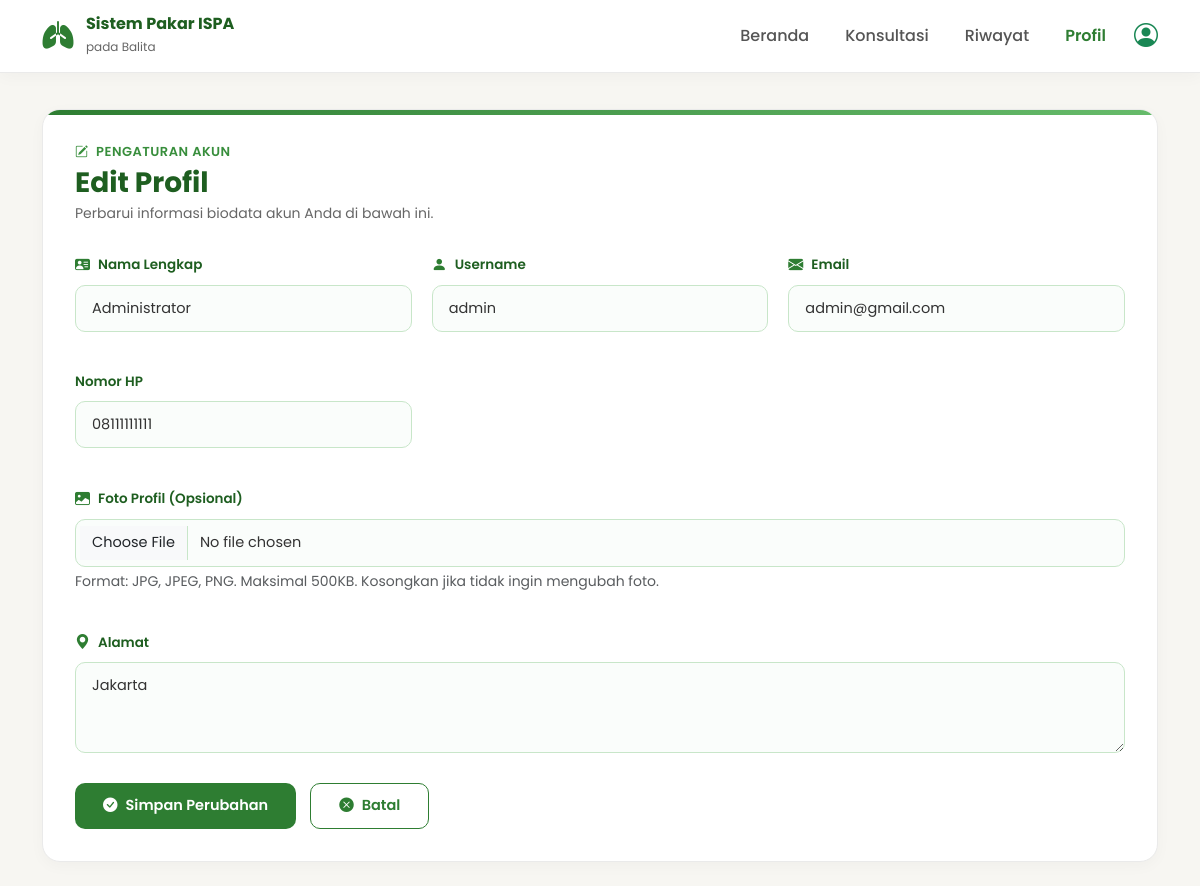
/user/edit_profil.php (signed in), run on the app's committed database.
### tables this page shows
CREATE TABLE `tb_user` (
  `id_user` int(11) NOT NULL,
  `nama_lengkap` varchar(100) NOT NULL,
  `username` varchar(50) NOT NULL,
  `email` varchar(100) NOT NULL,
  `password` varchar(255) NOT NULL,
  `no_hp` varchar(20) DEFAULT NULL,
  `alamat` text DEFAULT NULL,
  `foto` varchar(255) DEFAULT 'default.png',
  `role` enum('admin','user') DEFAULT 'user',
  `created_at` timestamp NOT NULL DEFAULT current_timestamp()
);

### user/edit_profil.php (the view, shortened to what this page needs)
<?php
require_once "../config/koneksi.php";
$idUser = $_SESSION['id_user'] ?? null;
$stmt = mysqli_prepare($conn, "SELECT * FROM tb_user WHERE id_user = ? LIMIT 1");
mysqli_stmt_bind_param($stmt, "i", $idUser);
mysqli_stmt_execute($stmt);
$queryUser = mysqli_stmt_get_result($stmt);
$user = mysqli_fetch_assoc($queryUser);
?>
<!DOCTYPE html>
<html lang="id">
<head>
    <link href="https://cdn.jsdelivr.net/npm/bootstrap@5.3.3/dist/css/bootstrap.min.css" rel="stylesheet">
    <link href="https://cdn.jsdelivr.net/npm/bootstrap-icons@1.11.3/font/bootstrap-icons.min.css" rel="stylesheet">
</head>
<body>
    <nav class="navbar navbar-expand-lg navbar-custom fixed-top">
        <div class="container">
            <a href="dashboard.php" class="navbar-brand-custom">
                <i class="bi bi-lungs-fill"></i>
                <div class="brand-text">
                    <strong>Sistem Pakar ISPA</strong>
                    <small>pada Balita</small>
                </div>
            </a>
            <div class="collapse navbar-collapse" id="navbarNav">
                <ul class="navbar-nav ms-auto align-items-lg-center gap-1 my-2 my-lg-0">
                    <li class="nav-item"><a class="nav-link" href="dashboard.php">Beranda</a></li>
                    <li class="nav-item"><a class="nav-link" href="konsultasi.php">Konsultasi</a></li>
                    <li class="nav-item"><a class="nav-link" href="riwayat.php">Riwayat</a></li>
                    <li class="nav-item"><a class="nav-link active" href="profil.php">Profil</a></li>
                    <li class="nav-item d-none d-lg-block ms-2">
                        <a href="profil.php">
                            <?php if (!empty($user['foto']) && file_exists("../assets/img/" . $user['foto'])) : ?>
                                <img src="../assets/img/<?= htmlspecialchars($user['foto']); ?>" alt="Foto Profil" class="profile-avatar-nav">
                            <?php else : ?>
                                <i class="bi bi-person-circle fs-4 text-success"></i>
                            <?php endif; ?>
                        </a>
                    </li>
                </ul>
            </div>
        </div>
    </nav>
    <main class="container my-4">
        <div class="card-custom">
            <div class="info-header">
                <span class="sub-title"><i class="bi bi-pencil-square me-1"></i> Pengaturan Akun</span>
                <h2>Edit Profil</h2>
                <p>Perbarui informasi biodata akun Anda di bawah ini.</p>
            </div>
            <form action="../proses/update_profil.php" method="POST" enctype="multipart/form-data">
                <div class="form-grid">
                    <div class="form-group">
                        <label><i class="bi bi-person-vcard-fill"></i> Nama Lengkap</label>
                        <input type="text" name="nama_lengkap" class="form-control" value="<?= htmlspecialchars($user['nama_lengkap']); ?>" required>
                    </div>
                    <div class="form-group">
                        <label><i class="bi bi-person-fill"></i> Username</label>
                        <input type="text" name="username" class="form-control" value="<?= htmlspecialchars($user['username']); ?>" required>
                    </div>
                    <div class="form-group">
                        <label><i class="bi bi-envelope-fill"></i> Email</label>
                        <input type="email" name="email" class="form-control" value="<?= htmlspecialchars($user['email']); ?>" required>
                    </div>
                    <div class="form-group">
                        <label for="no_hp">Nomor HP</label>
                        <input
                            type="tel"
                            name="no_hp"
                            id="no_hp"
                            class="form-control"
                            value="<?= htmlspecialchars($user['no_hp']); ?>"
                            pattern="[0-9]+"
                            inputmode="numeric"
                            oninput="this.value = this.value.replace(/[^0-9]/g, '')"
                            placeholder="Contoh: 08123456789"
                            required>
                    </div>
                    <div class="form-group full-width">
                        <label><i class="bi bi-image-fill"></i> Foto Profil (Opsional)</label>
                        <input type="file" name="foto" class="form-control" accept="image/png, image/jpeg, image/jpg">
                        <small class="text-muted d-block mt-1">Format: JPG, JPEG, PNG. Maksimal 500KB. Kosongkan jika tidak ingin mengubah foto.</small>
                    </div>
                    <div class="form-group full-width">
                        <label><i class="bi bi-geo-alt-fill"></i> Alamat</label>
                        <textarea name="alamat" rows="3" class="form-control"><?= htmlspecialchars($user['alamat'] ?? ''); ?></textarea>
                    </div>
                </div>
                <div class="button-group">
                    <button type="submit" class="btn-action-primary">
                        <i class="bi bi-check-circle-fill"></i> Simpan Perubahan
                    </button>
                    <a href="profil.php" class="btn-action-outline">
                        <i class="bi bi-x-circle-fill"></i> Batal
                    </a>
                </div>
            </form>
        </div>
    </main>
</body>
</html>

### user/edit_profil.php (style rules this page uses)
* { margin: 0; padding: 0; box-sizing: border-box; font-family: 'Poppins', sans-serif; }
body { background: #F7F6F2; color: #1E5E20; padding-top: 85px; }
.navbar-custom { background: #FFFFFF; padding: 12px 0; border-bottom: 1px solid #EAEAEA; box-shadow: 0 4px 15px rgba(0, 0, 0, 0.03); }
.navbar-brand-custom { display: flex; align-items: center; gap: 12px; text-decoration: none; color: #1E5E20; }
.navbar-brand-custom i { font-size: 32px; color: #2E7D32; }
.brand-text strong { font-size: 16px; font-weight: 700; color: #1E5E20; display: block; line-height: 1.2; }
.brand-text small { font-size: 12px; color: #666; }
.nav-link { font-weight: 500; color: #555 !important; padding: 8px 16px !important; transition: all 0.3s ease; }
.nav-link:hover, .nav-link.active { color: #2E7D32 !important; font-weight: 600; }
.card-custom { background: #FFFFFF; padding: 32px; border-radius: 18px; border: 1px solid #EAEAEA; box-shadow: 0 4px 15px rgba(0, 0, 0, 0.03); position: relative; overflow: hidden; }
.card-custom::before { content: ''; position: absolute; top: 0; left: 0; right: 0; height: 5px; background: linear-gradient(90deg, #2E7D32, #66BB6A); }
.info-header { margin-bottom: 30px; }
.info-header .sub-title { font-size: 13px; font-weight: 600; letter-spacing: 0.5px; text-transform: uppercase; color: #388E3C; margin-bottom: 4px; display: block; }
.info-header h2 { font-size: 28px; font-weight: 700; color: #1E5E20; margin: 0; }
.info-header p { color: #666; font-size: 14px; margin-top: 4px; }
.form-grid { display: grid; grid-template-columns: repeat(auto-fit, minmax(280px, 1fr)); gap: 20px; margin-bottom: 10px; }
.form-group { margin-bottom: 20px; }
.form-group.full-width { grid-column: 1 / -1; }
label { display: flex; align-items: center; gap: 8px; margin-bottom: 8px; font-size: 13.5px; font-weight: 600; color: #1E5E20; }
label i { color: #2E7D32; font-size: 15px; }
.form-control { width: 100%; padding: 12px 16px; border: 1px solid #C8E6C9; background: #FAFDFB; border-radius: 10px; font-size: 14.5px; color: #333; outline: none; transition: all .2s ease; }
textarea.form-control { resize: vertical; }
.button-group { display: flex; gap: 14px; margin-top: 10px; flex-wrap: wrap; }
.btn-action-primary, .btn-action-outline { display: inline-flex; align-items: center; justify-content: center; gap: 8px; padding: 11px 28px; border-radius: 10px; font-weight: 600; font-size: 14.5px; text-decoration: none; cursor: pointer; transition: all .2s ease; }
.btn-action-primary { background: #2E7D32; color: white; border: none; }
.btn-action-outline { background: transparent; color: #2E7D32; border: 1px solid #2E7D32; }

### data on the page
tb_user: nama_lengkap "Administrator", username "admin", email "admin@gmail.com", no_hp "08111111111", alamat "Jakarta"
